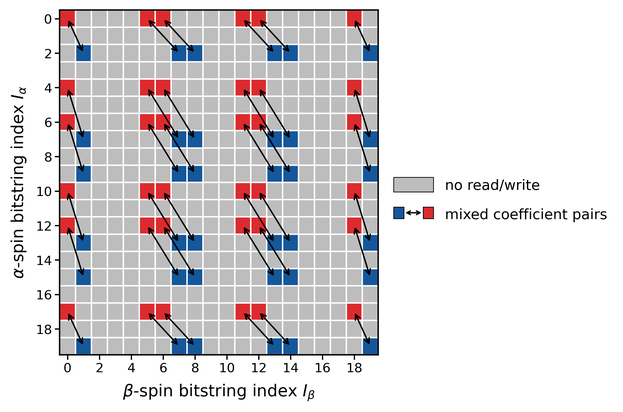
#> input picture sandbox/index_graphs/UCC_gpu_graphs/H6_UCC_mixed_alpha_beta_21.png, 623 x 412 px, shrunk from 2425 x 1606 before the run
$ python test_gpu_graph.py
#> lines starting #> are read from the running program, lines starting #| are printed output that depends on the picture
import matplotlib.pyplot as plt
import matplotlib.image as mpimg
from matplotlib.legend_handler import HandlerBase
from matplotlib.patches import Patch
from matplotlib.patches import FancyArrowPatch, Rectangle
from pathlib import Path


# ============================================================
# Locate the folder containing the H6 graphs
# ============================================================

base_dir = Path(__file__).parent

graph_dir = base_dir / "UCC_gpu_graphs"


# ============================================================
# Graph files
# ============================================================

graphs = {
    "H6 pure-alpha": graph_dir / "H6_UCC_pure_alpha_0.png",
    "H6 mixed-alpha-beta": graph_dir / "H6_UCC_mixed_alpha_beta_21.png",
}


# ============================================================
# Load image and remove the legend
# ============================================================

def load_and_crop(image_path):
    img = mpimg.imread(image_path)
#> img is the input picture: shape (412, 623, 4) float32; mean R, G, B, A 0.86, 0.848, 0.856, 1

    height, width = img.shape[:2]
#> height = 412; width = 623

    # Keep only the graph portion and remove the right-side legend.
    # Adjust this number if necessary.
    crop_width = int(width * 0.63)
#> crop_width = 392

    cropped = img[:, :crop_width]
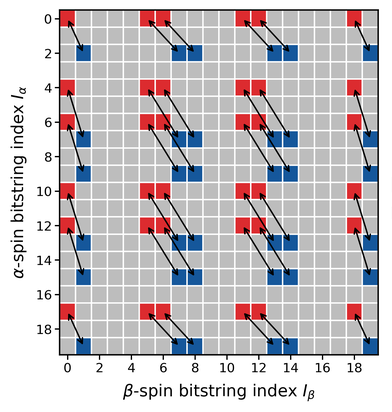
#> cropped: shape (412, 392, 4) float32; mean R, G, B, A 0.786, 0.766, 0.779, 1

    return cropped


class MixedPairLegendHandler(HandlerBase):
    def create_artists(
        self, legend, orig_handle, xdescent, ydescent,
        width, height, fontsize, trans
    ):
        box_width = 0.23 * width
        box_height = 0.68 * height
        box_y = ydescent - 0.20 * height
        center_y = ydescent + 0.14 * height

        blue_box = Rectangle(
            (xdescent, box_y), box_width, box_height,
            facecolor="#15579b", edgecolor="black",
            linewidth=1, transform=trans,
        )
        red_box = Rectangle(
            (xdescent + width - box_width, box_y),
            box_width, box_height,
            facecolor="#dc2b2f", edgecolor="black",
            linewidth=1, transform=trans,
        )
        arrow = FancyArrowPatch(
            (xdescent + box_width + 0.04 * width, center_y),
            (xdescent + width - box_width - 0.04 * width, center_y),
            arrowstyle="<->",
            color="black",
            linewidth=1.8,
            mutation_scale=13,
            transform=trans,
        )

        return [blue_box, red_box, arrow]


# ============================================================
# Create the 2x1 figure
# ============================================================

fig, axes = plt.subplots(
    2,
    1,
    figsize=(10, 14),
)


plot_order = [
    "H6 mixed-alpha-beta",
    "H6 pure-alpha",
]


for ax, graph_name in zip(axes, plot_order):

    image = load_and_crop(graphs[graph_name])

    ax.imshow(image)

    panel_label = "(a)" if graph_name == "H6 mixed-alpha-beta" else "(b)"
    ax.text(
        0.02, 0.98,
        panel_label,
        transform=ax.transAxes,
        ha="left",
        va="top",
        fontsize=16,
        fontweight="bold",
        color="black",
        bbox=dict(
            facecolor="white",
            edgecolor="none",
            alpha=0.85,
            pad=1.5,
        ),
    )

    # Remove matplotlib axes because they already exist in image
    ax.axis("off")

    pos_b = axes[1].get_position()
    axes[1].set_position([
        pos_b.x0,
        pos_b.y0 + 0.025,
        pos_b.width,
        pos_b.height,
    ])
#> pass 2 of the loop `for ax, graph_name in zip(axes, plot_order):`:
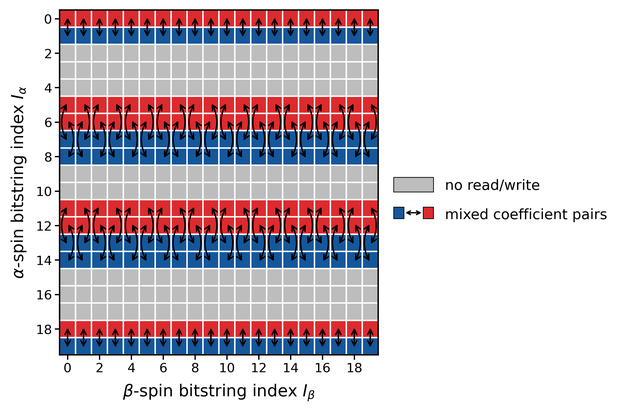
#> input picture sandbox/index_graphs/UCC_gpu_graphs/H6_UCC_pure_alpha_0.png, 623 x 412 px, shrunk from 2425 x 1606 before the run
#> in load_and_crop, img is the input picture: shape (412, 623, 4) float32; mean R, G, B, A 0.813, 0.773, 0.799, 1
#> in load_and_crop (call 2), `cropped = img[:, :crop_width]`:
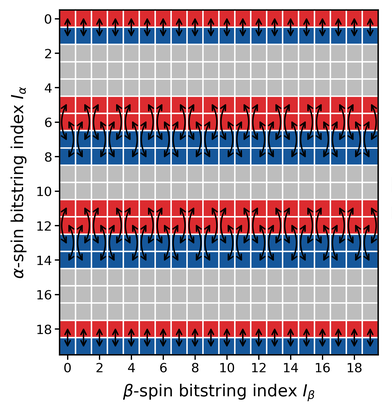
#> cropped: shape (412, 392, 4) float32; mean R, G, B, A 0.71, 0.646, 0.688, 1


# ============================================================
# Create one shared legend
# ============================================================

mixed_pair_handle = object()

legend_elements = [
    Patch(facecolor="#bdbdbd", edgecolor="black", label="no read/write"),
    mixed_pair_handle,
]


fig.legend(
    handles=legend_elements,
    labels=["no read/write", "mixed coefficient pairs"],
    handler_map={type(mixed_pair_handle): MixedPairLegendHandler()},
    loc="upper center",
    bbox_to_anchor=(0.5, 0.95),
    ncol=2,
    fontsize=14,
    frameon=False,
    handlelength=3.8,   # key change: widens blue ↔ red symbol
    handleheight=1.3,
    handletextpad=0.7,
    columnspacing=2.0,
)

# ============================================================
# Adjust spacing
# ============================================================

plt.subplots_adjust(
    left=0.03,
    right=0.97,
    top=0.90,
    bottom=0.03,
    hspace=0.08,
)

# ============================================================
# Save final figure
# ============================================================

output_file = graph_dir / "UCC_combined_H6_2x1.png"

plt.savefig(
    output_file,
    dpi=300,
    bbox_inches="tight"
)
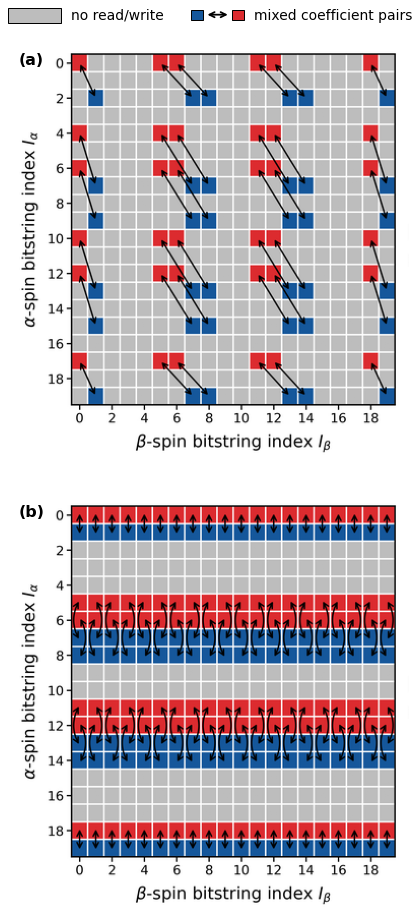
#> figure drawn by matplotlib, 2 panels

plt.show()

print(f"Saved combined graph to: {output_file}")
